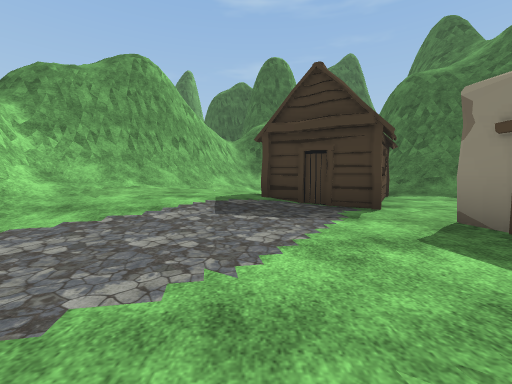
[1] (above)

24 first-person views from a walk through a Unity game level. The camera is 1.2 m above the floor, tilts 4° down and sees 90° across. The floor is counted in squares, 2 m on a side. Each view is taken from the middle of a square. On the plan, view 1 faces up. The plan holds only what a view shows up to about 9 squares ahead; the rest is blank. The place goes on beyond the plan. The player character is not drawn. Some surface patterns are stand-ins.

[2]
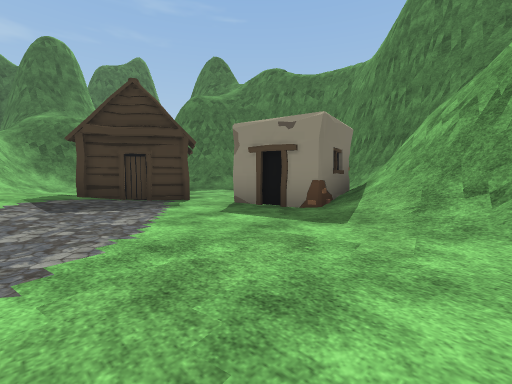

[3]
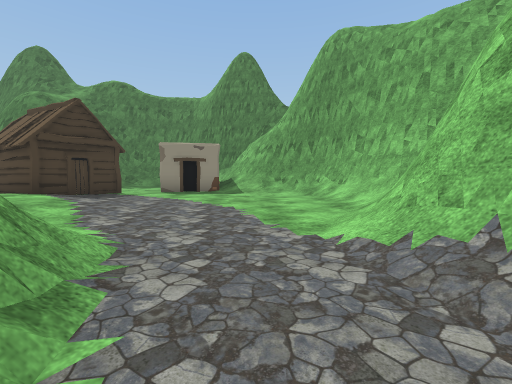

[4]
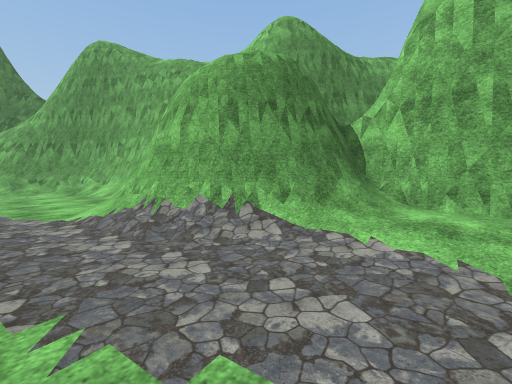

[5]
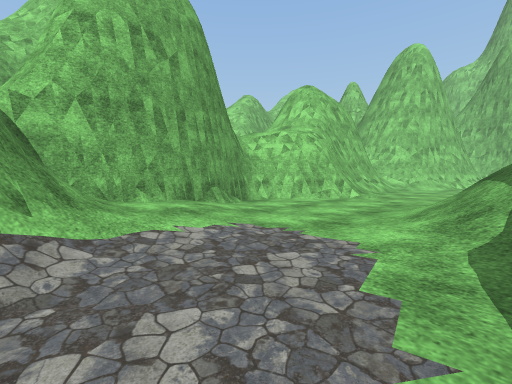

[6]
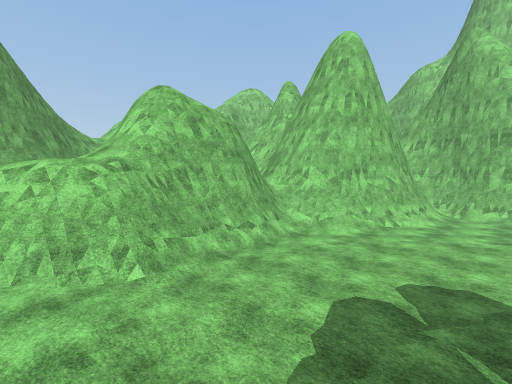

[7]
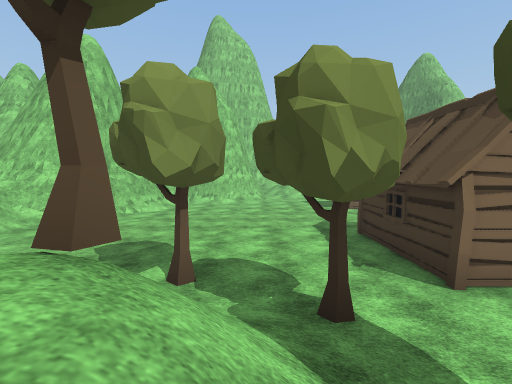

[8]
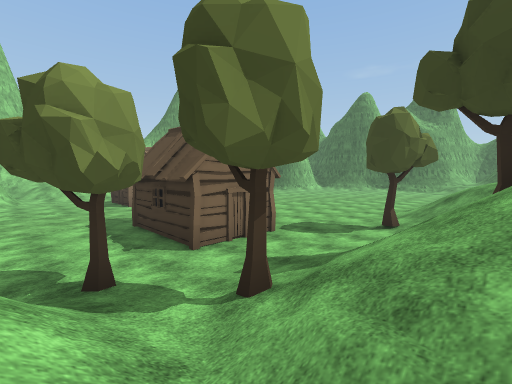

[9]
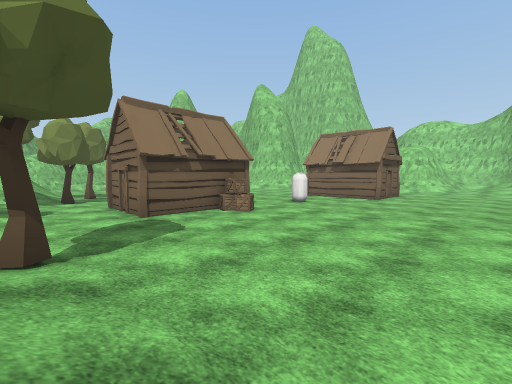

[10]
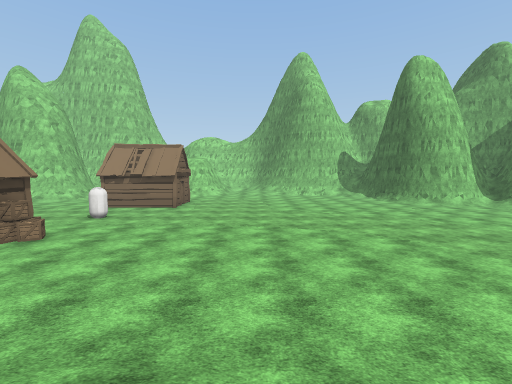

[11]
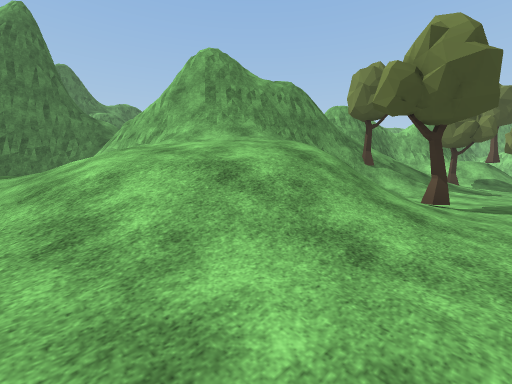

[12]
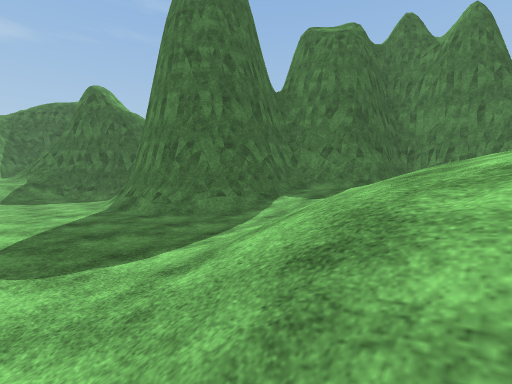

[13]
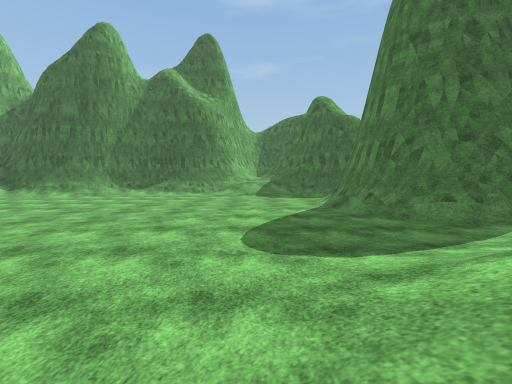

[14]
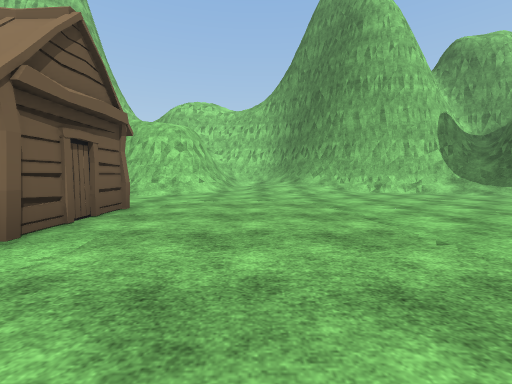

[15]
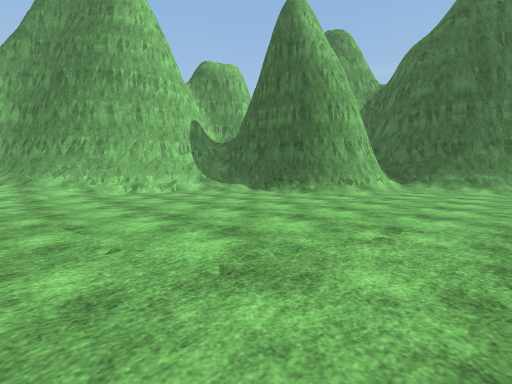

[16]
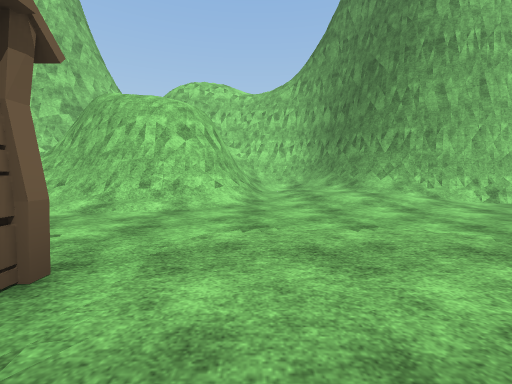

[17]
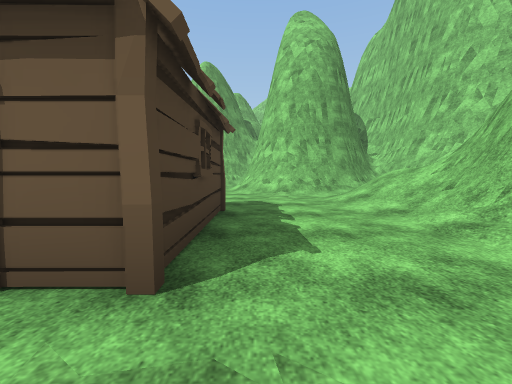

[18]
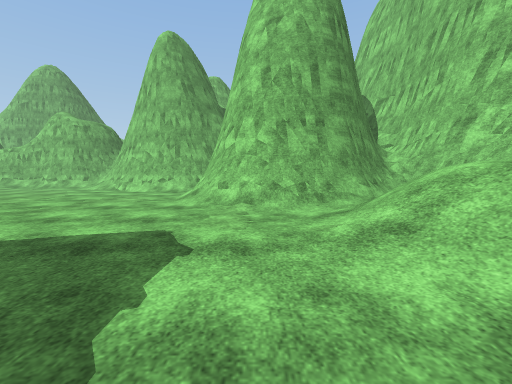

[19]
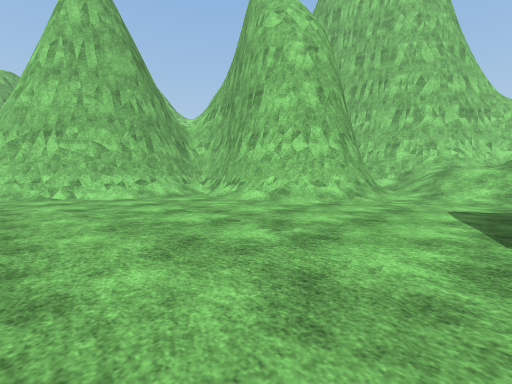

[20]
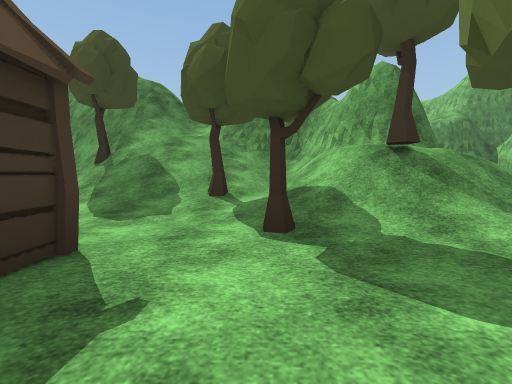

[21]
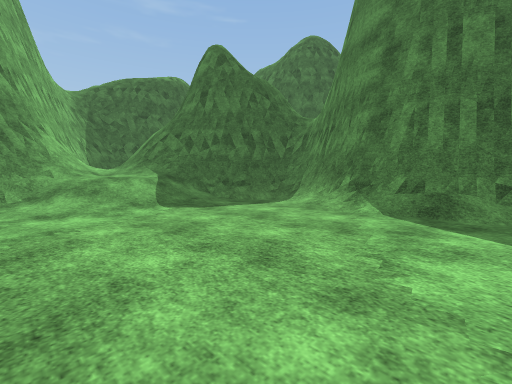

[22]
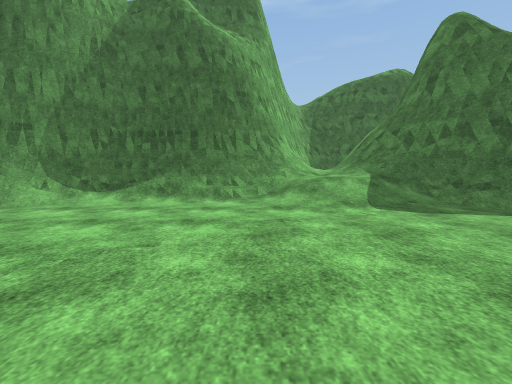

[23]
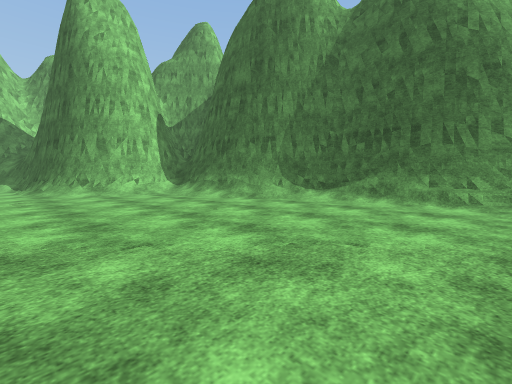

[24]
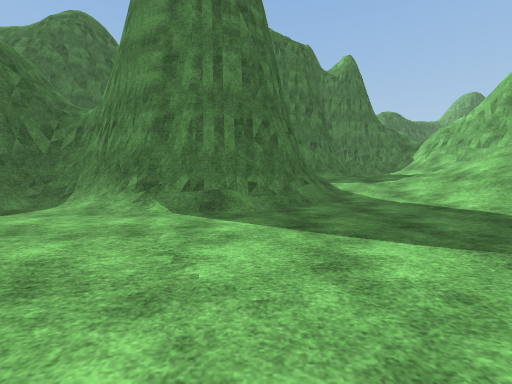

### Floor plan
Key: @ floor where view 1 was taken; # wall or solid block; . main floor; : floor 0.25 m higher than the main floor; + floor 0.5 m higher than the main floor; / step, stairs or slope; = window, fence, low wall or low ledge; H hut; T tree; C capsule; R crate; O other object.
Columns run from 30 left of view 1 to 7 right of it. Each row starts with its distance up from view 1.
 28                   ###
 27                  ##/=
 26                 ##//##
 25             ######///#
 24         #####//...///###
 23         #////........./#
 22         #/............##
 21        ##/.........../#
 20    #####/............/#
 19    #=/.............../##
 18    #/................./####
 17    #=..................///##
 16    #/................//////###
 15   ##/..............///////  /#
 14  ##//..............//////// /#
 13 ##///.............////////=#=#
 12 #////.............//////###
 11 #///.............../////###=  =
 10 #####..............T///##  # ###
  9    ##/..H ........../ ##   ###//   #
  8    ##/..H  .C.OR...//T##   ##//.H /##
  7    ##/..HH ...H  H.////#####///H H//#
  6 # ////........HHHH./////=##///:H H./
  5 ##////.............T//=  ##//+HHH..
  4  ##///............T///#   #//:/...
  3   #/###/..........////#   #///...#O  #
  2   ######/........TT//##  ##......##O/#
  1        #/.........//##   #.......//###
  0        #/........./ ///.......@.//##
 -1        ####........///...///..../##
 -2          ###/..........//###////##
 -3            ##////=#...//##   ####
 -4             ########.####
 -5                    ###

Positions as (right, up) in squares from view 1, and headings:
1: (0, 0), facing up
2: (-1, -1), facing up-right
3: (-6, 0), facing right
4: (-8, 0), facing down-right
5: (-6, 0), facing down-left
6: (-11, 1), facing down-left
7: (-10, 3), facing left
8: (-9, 3), facing up-left
9: (-11, 13), facing down-left
10: (-10, 13), facing left
11: (-12, 15), facing down-right
12: (-11, 13), facing up-right
13: (-11, 13), facing up
14: (-18, 12), facing left
15: (-18, 13), facing up-left
16: (-21, 11), facing left
17: (-23, 11), facing down
18: (-24, 8), facing down
19: (-18, 6), facing down-left
20: (-15, 4), facing right
21: (-13, 19), facing up-right
22: (-13, 19), facing up
23: (-13, 19), facing up-left
24: (-13, 19), facing right
